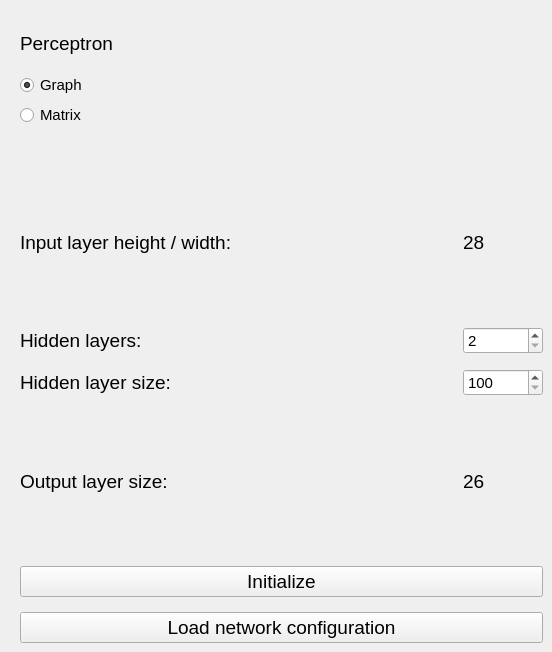
    <widget class="QWidget" name="tabInit">
     <attribute name="title">
      <string>Setup</string>
     </attribute>
     <widget class="QWidget" name="verticalLayoutWidget">
      <property name="geometry">
       <rect>
        <x>20</x>
        <y>20</y>
        <width>161</width>
        <height>107</height>
       </rect>
      </property>
      <layout class="QVBoxLayout" name="verticalLayout_2">
       <item>
        <widget class="QLabel" name="label">
         <property name="font">
          <font>
           <pointsize>14</pointsize>
          </font>
         </property>
         <property name="text">
          <string>Perceptron</string>
         </property>
        </widget>
       </item>
       <item>
        <widget class="QRadioButton" name="rbtnGraph">
         <property name="font">
          <font>
           <pointsize>11</pointsize>
          </font>
         </property>
         <property name="text">
          <string>Graph</string>
         </property>
         <property name="checked">
          <bool>true</bool>
         </property>
        </widget>
       </item>
       <item>
        <widget class="QRadioButton" name="rbtnMatrix">
         <property name="font">
          <font>
           <pointsize>11</pointsize>
          </font>
         </property>
         <property name="text">
          <string>Matrix</string>
         </property>
        </widget>
       </item>
      </layout>
     </widget>
     <widget class="QWidget" name="layoutWidget">
      <property name="geometry">
       <rect>
        <x>20</x>
        <y>172</y>
        <width>523</width>
        <height>471</height>
       </rect>
      </property>
      <layout class="QVBoxLayout" name="verticalLayout_3">
       <property name="spacing">
        <number>15</number>
       </property>
       <item>
        <layout class="QHBoxLayout" name="horizontalLayout">
         <property name="spacing">
          <number>10</number>
         </property>
         <item>
          <widget class="QLabel" name="lblLayerIn">
           <property name="sizePolicy">
            <sizepolicy hsizetype="Preferred" vsizetype="Preferred">
             <horstretch>0</horstretch>
             <verstretch>0</verstretch>
            </sizepolicy>
           </property>
           <property name="minimumSize">
            <size>
             <width>300</width>
             <height>0</height>
            </size>
           </property>
           <property name="baseSize">
            <size>
             <width>300</width>
             <height>0</height>
            </size>
           </property>
           <property name="font">
            <font>
             <pointsize>14</pointsize>
            </font>
           </property>
           <property name="text">
            <string>Input layer height / width:</string>
           </property>
          </widget>
         </item>
         <item>
          <widget class="QLabel" name="num_neurons_input">
           <property name="sizePolicy">
            <sizepolicy hsizetype="Fixed" vsizetype="Preferred">
             <horstretch>0</horstretch>
             <verstretch>0</verstretch>
            </sizepolicy>
           </property>
           <property name="minimumSize">
            <size>
             <width>80</width>
             <height>0</height>
            </size>
           </property>
           <property name="font">
            <font>
             <pointsize>14</pointsize>
            </font>
           </property>
           <property name="text">
            <string>28</string>
           </property>
          </widget>
         </item>
        </layout>
       </item>
       <item>
        <layout class="QHBoxLayout" name="horizontalLayout_2">
         <item>
          <widget class="QLabel" name="lblLayersNum">
           <property name="sizePolicy">
            <sizepolicy hsizetype="Preferred" vsizetype="Preferred">
             <horstretch>0</horstretch>
             <verstretch>0</verstretch>
            </sizepolicy>
           </property>
           <property name="minimumSize">
            <size>
             <width>300</width>
             <height>0</height>
            </size>
           </property>
           <property name="baseSize">
            <size>
             <width>300</width>
             <height>0</height>
            </size>
           </property>
           <property name="font">
            <font>
             <pointsize>14</pointsize>
            </font>
           </property>
           <property name="text">
            <string>Hidden layers:</string>
           </property>
          </widget>
         </item>
         <item>
          <widget class="QSpinBox" name="num_layers_hidden">
           <property name="sizePolicy">
            <sizepolicy hsizetype="Fixed" vsizetype="Fixed">
             <horstretch>0</horstretch>
             <verstretch>0</verstretch>
            </sizepolicy>
           </property>
           <property name="minimumSize">
            <size>
             <width>80</width>
             <height>0</height>
            </size>
           </property>
           <property name="font">
            <font>
             <pointsize>11</pointsize>
            </font>
           </property>
           <property name="minimum">
            <number>2</number>
           </property>
           <property name="maximum">
            <number>5</number>
           </property>
          </widget>
         </item>
        </layout>
       </item>
       <item>
        <layout class="QHBoxLayout" name="horizontalLayout_3">
         <item>
          <widget class="QLabel" name="lblLayer1">
           <property name="sizePolicy">
            <sizepolicy hsizetype="Preferred" vsizetype="Preferred">
             <horstretch>0</horstretch>
             <verstretch>0</verstretch>
            </sizepolicy>
           </property>
           <property name="minimumSize">
            <size>
             <width>300</width>
             <height>0</height>
            </size>
           </property>
           <property name="baseSize">
            <size>
             <width>300</width>
             <height>0</height>
            </size>
           </property>
           <property name="font">
            <font>
             <pointsize>14</pointsize>
            </font>
           </property>
           <property name="text">
            <string>Hidden layer size:</string>
           </property>
          </widget>
         </item>
         <item>
          <widget class="QSpinBox" name="num_neurons_hidden">
           <property name="sizePolicy">
            <sizepolicy hsizetype="Fixed" vsizetype="Fixed">
             <horstretch>0</horstretch>
             <verstretch>0</verstretch>
            </sizepolicy>
           </property>
           <property name="minimumSize">
            <size>
             <width>80</width>
             <height>0</height>
            </size>
           </property>
           <property name="font">
            <font>
             <pointsize>11</pointsize>
            </font>
           </property>
           <property name="minimum">
            <number>100</number>
           </property>
           <property name="maximum">
            <number>1000</number>
           </property>
           <property name="stepType">
            <enum>QAbstractSpinBox::AdaptiveDecimalStepType</enum>
           </property>
          </widget>
         </item>
        </layout>
       </item>
       <item>
        <layout class="QHBoxLayout" name="horizontalLayout_8">
         <item>
          <widget class="QLabel" name="lblLayerOut">
           <property name="sizePolicy">
            <sizepolicy hsizetype="Preferred" vsizetype="Preferred">
             <horstretch>0</horstretch>
             <verstretch>0</verstretch>
            </sizepolicy>
           </property>
           <property name="minimumSize">
            <size>
             <width>300</width>
             <height>0</height>
            </size>
           </property>
           <property name="baseSize">
            <size>
             <width>300</width>
             <height>0</height>
            </size>
           </property>
           <property name="font">
            <font>
             <pointsize>14</pointsize>
            </font>
           </property>
           <property name="text">
            <string>Output layer size:</string>
           </property>
          </widget>
         </item>
         <item>
          <widget class="QLabel" name="num_neurons_out">
           <property name="sizePolicy">
            <sizepolicy hsizetype="Fixed" vsizetype="Preferred">
             <horstretch>0</horstretch>
             <verstretch>0</verstretch>
            </sizepolicy>
           </property>
           <property name="minimumSize">
            <size>
             <width>80</width>
             <height>0</height>
            </size>
           </property>
           <property name="font">
            <font>
             <pointsize>14</pointsize>
            </font>
           </property>
           <property name="text">
            <string>26</string>
           </property>
          </widget>
         </item>
        </layout>
       </item>
       <item>
        <widget class="QPushButton" name="btnInit">
         <property name="sizePolicy">
          <sizepolicy hsizetype="Preferred" vsizetype="Fixed">
           <horstretch>0</horstretch>
           <verstretch>0</verstretch>
          </sizepolicy>
         </property>
         <property name="font">
          <font>
           <pointsize>14</pointsize>
          </font>
         </property>
         <property name="text">
          <string>Initialize</string>
         </property>
        </widget>
       </item>
       <item>
        <widget class="QPushButton" name="btnLoadNetworkConfiguration">
         <property name="sizePolicy">
          <sizepolicy hsizetype="Preferred" vsizetype="Fixed">
           <horstretch>0</horstretch>
           <verstretch>0</verstretch>
          </sizepolicy>
         </property>
         <property name="font">
          <font>
           <pointsize>14</pointsize>
          </font>
         </property>
         <property name="text">
          <string>Load network configuration</string>
         </property>
        </widget>
       </item>
      </layout>
     </widget>
    </widget>
